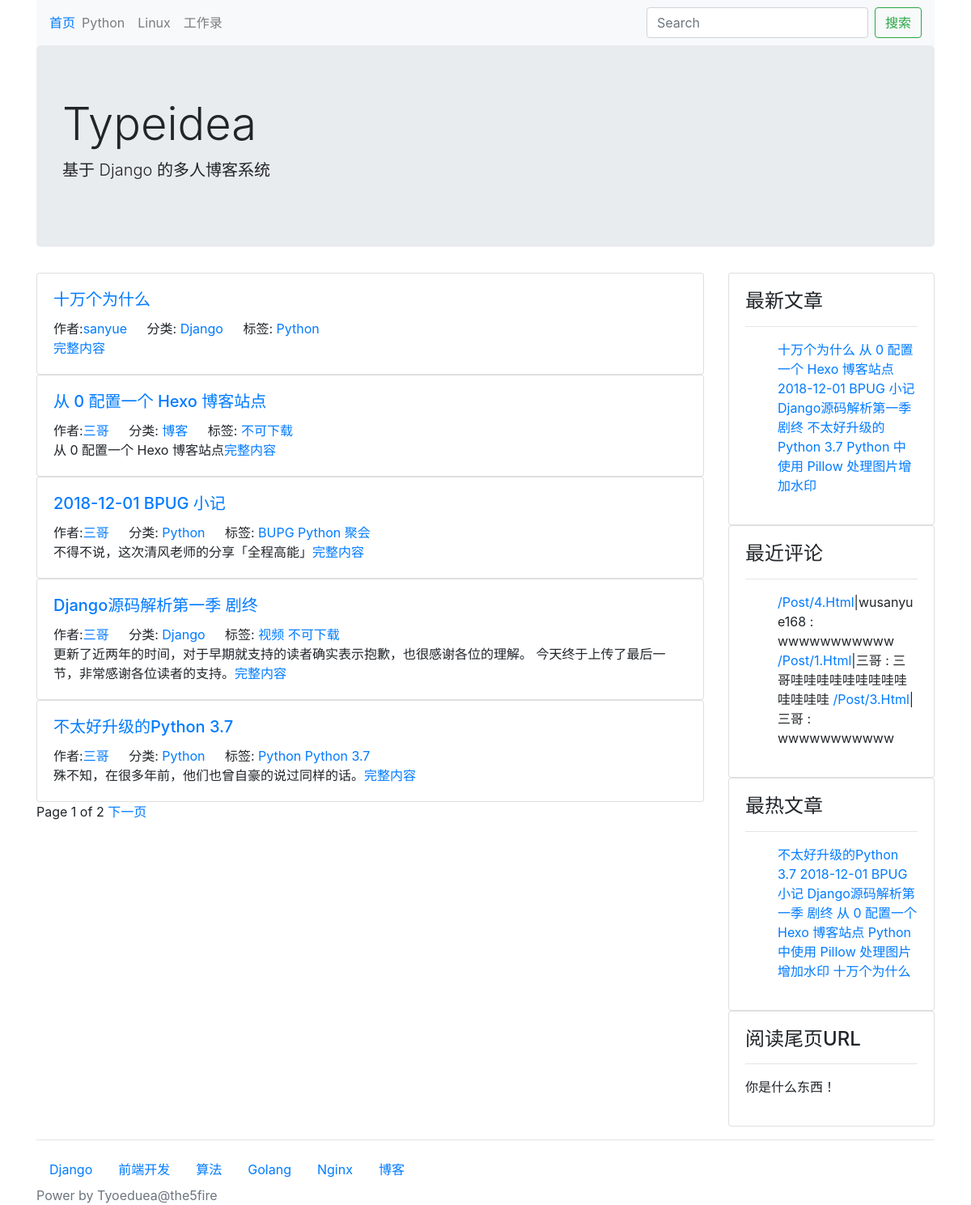
The page / on the database its author committed.
### blog/models.py (models this page shows, shortened)
class Category(models.Model):
    STATUS_NORMAL = 1
    STATUS_DELETE = 0
    STATUS_ITEMS = (
        (STATUS_NORMAL, '正常'),
        (STATUS_DELETE, '删除'),
    )
    name = models.CharField(max_length=50, verbose_name="名称")
    status = models.PositiveIntegerField(default=STATUS_NORMAL,
                                         choices=STATUS_ITEMS, verbose_name='状态')
    is_nav = models.BooleanField(default=False, verbose_name="是否为导航")
    owner = models.ForeignKey(User, verbose_name="作者", on_delete=models.CASCADE)
    created_time = models.DateTimeField(auto_now_add=True, verbose_name="创建时间")
    @classmethod
    def get_navs(cls):
        categories = cls.objects.filter(status=cls.STATUS_NORMAL)
        nav_categories = []
        normal_categories = []
        for cate in categories:
            if cate.is_nav:
                nav_categories.append(cate)
            else:
                normal_categories.append(cate)
        return {
            'navs': nav_categories,
            'categories': normal_categories
        }
    class Meta:
        verbose_name = verbose_name_plural = '分类'

class Post(models.Model):
    STATUS_NORMAL = 1
    STATUS_DELETE = 0
    STATUS_DRAFT = 2
    STATUS_ITEMS = (
        (STATUS_NORMAL, '正常'),
        (STATUS_DELETE, '删除'),
        (STATUS_DRAFT, '草稿'),
    )
    title = models.CharField(max_length=255, verbose_name="标题")
    desc = models.CharField(max_length=1024, blank=True, verbose_name="摘要")
    content = models.TextField(verbose_name="正文", help_text="正文必须为 MarkDown 格式")
    content_html = models.TextField(verbose_name="正文 html 代码", blank=True, editable=False)
    status = models.PositiveIntegerField(default=STATUS_NORMAL,
                                         choices=STATUS_ITEMS, verbose_name="状态")
    category = models.ForeignKey(Category, verbose_name="分类", on_delete=models.CASCADE)
    tags = models.ManyToManyField(Tag, verbose_name="标签")
    owner = models.ForeignKey(User, verbose_name="作者", on_delete=models.CASCADE)
    created_time = models.DateTimeField(auto_now_add=True, verbose_name="创建时间")
    is_md = models.BooleanField(default=False, verbose_name="markdown语法")
    pv = models.PositiveIntegerField(default=1)
    uv = models.PositiveIntegerField(default=1)
    class Meta:
        verbose_name = verbose_name_plural = "文章"
        ordering = ['-id']  # 根据 id 进行降序排序
    @classmethod
    def latest_posts(cls):
        queryset = cls.objects.filter(status=Post.STATUS_NORMAL)
        return queryset
    @classmethod
    def hot_posts(cls):
        return cls.objects.filter(status=cls.STATUS_NORMAL).order_by('-pv')

class Tag(models.Model):
    STATUS_NORMAL = 1
    STATUS_DELETE = 0
    STATUS_ITEMS = (
        (STATUS_NORMAL, '正常'),
        (STATUS_DELETE, '删除'),
    )
    name = models.CharField(max_length=10, verbose_name="名称")
    status = models.PositiveIntegerField(default=STATUS_NORMAL,
                                         choices=STATUS_ITEMS, verbose_name="状态")
    owner = models.ForeignKey(User, verbose_name="作者", on_delete=models.CASCADE)
    created_time = models.DateTimeField(auto_now_add=True, verbose_name="创建时间")
    class Meta:
        verbose_name = verbose_name_plural = "标签"

### config/models.py (models this page shows, shortened)
class SideBar(models.Model):
    DISPLAY_HTML = 1
    DISPLAY_LATEST = 2
    DISPLAY_HOT = 3
    DISPLAY_COMMENT = 4
    SIDE_TYPE = (
        (DISPLAY_HTML, 'HTML'),
        (DISPLAY_LATEST, '最新文章'),
        (DISPLAY_HOT, '最热文章'),
        (DISPLAY_COMMENT, '最近评论'),
    )
    STATUS_SHOW = 1
    STATUS_HIDE = 0
    STATUS_ITEMS = (
        (STATUS_SHOW, '展示'),
        (STATUS_HIDE, '隐藏'),
    )
    title = models.CharField(max_length=50, verbose_name="标题")
    display_type = models.PositiveIntegerField(default=1, choices=SIDE_TYPE, verbose_name="展示类型")
    content = models.CharField(max_length=500, blank=True, verbose_name="内容",
                               help_text="如果设置的不是 HTML 类型，可为空")
    status = models.PositiveIntegerField(default=STATUS_SHOW, choices=STATUS_ITEMS, verbose_name="状态")
    owner = models.ForeignKey(User, verbose_name="作者", on_delete=models.CASCADE)
    created_time = models.DateTimeField(auto_now_add=True, verbose_name="创建时间")
    @classmethod
    def get_all(cls):
        return cls.objects.filter(status=cls.STATUS_SHOW)
    @property
    def content_html(self):
        from blog.models import Post  # 避免循环引用
        from comment.models import Comment
        result = ''
        if self.display_type == self.DISPLAY_HTML:
            result = self.content
        elif self.display_type == self.DISPLAY_LATEST:
            context = {
                'posts': Post.latest_posts()
            }
            return render_to_string('config/blocks/sidebar_posts.html', context)
        elif self.display_type == self.DISPLAY_HOT:
            context = {
                'posts': Post.hot_posts()
            }
            return render_to_string('config/blocks/sidebar_posts.html', context)
        elif self.display_type == self.DISPLAY_COMMENT:
            context = {
                'comments': Comment.objects.filter(status=Comment.STATUS_NORMAL)
            }
            return render_to_string('config/blocks/sidebar_comments.html', context)
        return result
    class Meta:
        verbose_name = verbose_name_plural = "侧边栏"

### comment/models.py (models this page shows, shortened)
class Comment(models.Model):
    STATUS_NORMAL = 1
    STATUS_DELETE = 0
    STATUS_ITEMS = (
        (STATUS_NORMAL, '正常'),
        (STATUS_DELETE, '删除'),
    )
    target = models.CharField(max_length=100, verbose_name="评论目标")
    content = models.CharField(max_length=2000, verbose_name="内容")
    nickname = models.CharField(max_length=50, verbose_name="昵称")
    website = models.URLField(verbose_name="网站")
    email = models.EmailField(verbose_name="邮箱")
    status = models.PositiveIntegerField(default=STATUS_NORMAL, choices=STATUS_ITEMS, verbose_name="状态")
    created_time = models.DateTimeField(auto_now_add=True, verbose_name="创建时间")
    class Meta:
        verbose_name = verbose_name_plural = "评论"

### blog/views.py (the view)
# urls.py: path('', IndexView.as_view(), name='index'),
class IndexView(CommonViewMixin, ListView):
    queryset = Post.latest_posts()
    paginate_by = 5
    context_object_name = 'post_list'
    template_name = 'blog/list.html'

### blog/views.py (called while the page is built)
    def get_context_data(self, **kwargs):
        context = super().get_context_data(**kwargs)
        context.update({
            'sidebars': SideBar.get_all(),
        })
        context.update(Category.get_navs())
        return context

### typeidea/themes/bootstrap/templates/blog/list.html (shortened to what this page needs)
{% extends "./base.html" %}
{% block main %}
    {% for post in post_list %}
        <div class="card">
            <div class="card-body">
                <h5 class="card-title"><a href={% url 'post-detail' post.id %}>{{ post.title }}</a></h5>
                <span class="card-link">作者:<a
                        href="{% url 'author' post.owner.id %}">{{ post.owner.username }}</a></span>
                <span class="card-link">分类:<a href="{% url 'category-list' post.category.id %}">
                        {{ post.category.name }}</a>
                    </span>
                <span class="card-link">标签:
                    {% for tag in post.tags.all %}
                        <a href="{% url 'tag-list' tag.id %}">{{ tag.name }}</a>
                    {% endfor %}
                    </span>
                <p class="card-text">{{ post.desc }}<a href="{% url 'post-detail' post.id %}">完整内容</a></p>
            </div>
        </div>
    {% endfor %}
    {% if page_obj %}
        Page {{ page_obj.number }} of {{ paginator.num_pages }}
        {% if page_obj.has_next %}
            <a href="?page={{ page_obj.next_page_number }}">下一页</a>
        {% endif %}
    {% endif %}
{% endblock %}

### typeidea/themes/bootstrap/templates/blog/base.html (shortened to what this page needs)
{% load static %}
<!doctype html>
<html lang="en">
<head>
    <link rel="stylesheet" href={% static 'css/bootstrap.min.css' %}>
</head>
<body>
<div class="container head">
    <nav class="navbar navbar-expand-lg navbar-light bg-light">
        <a class="navvar-brand" href="/">首页</a>
        <div class="collapse navbar-collapse" id="navbarSupportedContent">
            <ul class="navbar-nav mr-auto">
                {% for cate in navs %}
                    <li class="nav-item">
                        <a class="nav-link" href="{% url 'category-list' cate.id %}">{{ cate.name }}</a>
                    </li>
                {% endfor %}
            </ul>
            <form class="form-inline my-2 my-lg-0" action="/search/" method="GET">
                <input class="form-control mr-sm-2" type="search" placeholder="Search" aria-label="Search"
                       value="{{ keyword }}" name="keyword">
                <button class="btn btn-outline-success" type="submit">搜索</button>
            </form>
        </div>
    </nav>
    <div class="jumbotron">
        <h1 class="display-4">Typeidea</h1>
        <p class="lead">基于 Django 的多人博客系统</p>
    </div>
</div>
<div class="container main">
    <div class="row">
        <div class="col-9" post-list>
            {% block main %}
            {% endblock %}
        </div>
        <div class="col-3">
            {% block sidebars %}
                {% for sidebar in sidebars %}
                    <div class="card sidebar">
                        <div class="card-body">
                            <h4 class="card-title">{{ sidebar.title }}</h4>
                            <hr/>
                            <p>{{ sidebar.content_html }}</p>
                        </div>
                    </div>
                {% endfor %}
            {% endblock %}
        </div>
    </div>
</div>
<footer class="footer">
    {% block footer %}
        <div class="container">
            <hr/>
            <nav class="nav category">
                {% for cate in categories %}
                    <a href="{% url 'category-list' cate.id %}" class="nav-link">{{ cate.name }}</a>
                {% endfor %}
            </nav>
        </div>
        <div class="container power">
            <span class="text-muted">Power by Tyoeduea@the5fire</span>
        </div>
    {% endblock %}
</footer>
</body>
</html>

### typeidea/themes/bootstrap/templates/config/blocks/sidebar_posts.html
<ul class="links">
    {% for post in posts %}
        <l1><a href="{% url 'post-detail' post.id %}">{{ post.title }}</a></l1>
    {% endfor %}
</ul>

### typeidea/themes/bootstrap/templates/config/blocks/sidebar_comments.html
<ul>
    {% for comment in comments %}
        <l1><a href="{{ comment.target }}">{{ comment.target.title }}</a>|{{ comment.nickname }}
            : {% autoescape off %}{{ comment.content }}{% endautoescape %}</l1>
    {% endfor %}
</ul>

### rows shown on the page
Category: name "Python"
Category: name "Linux"
Category: name "工作录"
Post: title "十万个为什么", owner.username "sanyue", category.name "Django"
Tag: name "Python"
Post: title "从 0 配置一个 Hexo 博客站点", owner.username "三哥", category.name "博客", desc "从 0 配置一个 Hexo 博客站点"
Tag: name "不可下载"
Post: title "2018-12-01 BPUG 小记", owner.username "三哥", category.name "Python", desc "不得不说，这次清风老师的分享「全程高能」"
Tag: name "BUPG"
Tag: name "Python 聚会"
Post: title "Django源码解析第一季 剧终", owner.username "三哥", category.name "Django", desc "更新了近两年的时间，对于早期就支持的读者确实表示抱歉，也很感谢各位的理解。 今天终于上传了最后一节，非常感谢各位读者的支持。"
Tag: name "视频"
Post: title "不太好升级的Python 3.7", owner.username "三哥", category.name "Python", desc "殊不知，在很多年前，他们也曾自豪的说过同样的话。"
Tag: name "Python 3.7"
SideBar: title "最新文章"
Post: title "Python 中使用 Pillow 处理图片增加水印"
SideBar: title "最近评论"
Comment: target "/Post/4.Html", nickname "wusanyue168", content "wwwwwwwwwww"
Comment: target "/Post/1.Html", nickname "三哥", content "三哥哇哇哇哇哇哇哇哇哇哇哇哇哇"
Comment: target "/Post/3.Html", nickname "三哥", content "wwwwwwwwwww"
SideBar: title "最热文章"
SideBar: title "阅读尾页URL", content_html "你是什么东西！"
Category: name "Django"
Category: name "前端开发"
Category: name "算法"
Category: name "Golang"
Category: name "Nginx"
Category: name "博客"

### other values the page prints
{{ page_obj.number }} "1"
{{ paginator.num_pages }} "2"
